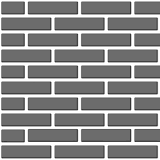
#> input picture brick.png, 160 x 160 px
$ jupyter execute 'nl-means and total variation.ipynb'   (shell and % lines are left out)
#> lines starting #> are read from the running program, lines starting #| are printed output that depends on the picture
[cell 1]
import numpy as np
import cv2
import matplotlib.pyplot as plt

[cell 2]
# reading original image
original_img=cv2.imread('brick.png')
#> original_img is the input picture: shape (160, 160, 3); min 51, max 255, mean 138.5

#converting image to grayscale
try:
    row, col, ch = original_img.shape
#> row = 160; col = 160; ch = 3
    original_img = cv2.cvtColor(img, cv2.COLOR_BGR2GRAY)
except:
    print('Image already grayscale')

[cell 3]
#reading noisy image
img=cv2.imread('brick_noisy.png')
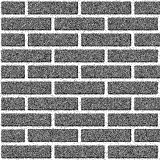
#> input picture brick_noisy.png, 160 x 160 px
#> img is the input picture: shape (160, 160, 3); min 0, max 255, mean 136.8

#converting image to grayscale
try:
    row, col, ch = img.shape
    img = cv2.cvtColor(img, cv2.COLOR_BGR2GRAY)
#> img: shape (160, 160)
except:
    print('Image already grayscale')

[cell 4]
plt.imshow(img, cmap='gray')

## Nl-means

[cell 5]
nl_img = cv2.fastNlMeansDenoising(img, 10, 24, 80)

[cell 6]
fig, ax = plt.subplots(1, 3, figsize=(12,12))

ax[0].imshow(original_img, cmap='gray')
ax[1].imshow(img, cmap='gray')
ax[2].imshow(nl_img, cmap='gray')

ax[0].title.set_text('Original image')
ax[1].title.set_text('Noisy image')
ax[2].title.set_text('Image after Nl-means')
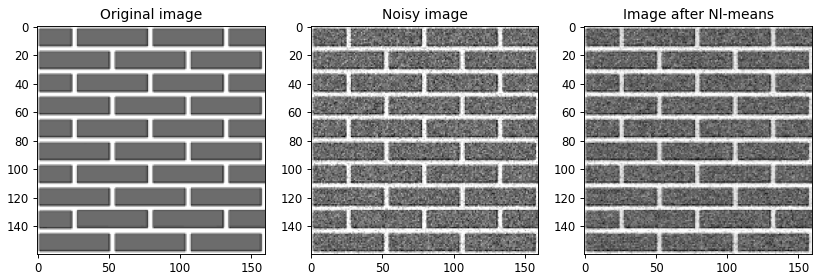
#> figure drawn by matplotlib, 3 panels

## Total variation minimization

In a <b>total variation minimization</b>, the task is to minimize the cost_function defined as:<br>
<center><i>cost_function = norm(current_img - original_img) + lambda*regularization term</i></center>
The first expression in the cost_function ensures that the modified image remains similar to the original image. The regularization term is selected as per the need (for instance, whether image needs to be smoothened, or if the edges needs to be preserved.)
<br><br>
Two different regularization terms are tried out:
<ul>
    <li>cost_func1 (= gradient of image^2): Minimize the change of intensity in image. It smoothens the image</li>
    <li>cost_func2 (= square root(1 + (gradient^2)/(delta^2)) - 1): Huber Penalty. When gradient is very large(near edges), function is linear in gradient. For small value of gradient(smooth region), function is quadratic in gradient. Hence, it preserves edges along with smoothening.</li>
</ul>

[cell 7]
def cost_func1(img, noisy_img, LAMBDA):

    G= np.resize(img, noisy_img.shape)
    diff= np.subtract(G, noisy_img)
    GRAD= np.gradient(G)
    cost= np.sum(np.square(diff)) + LAMBDA * (np.sum(np.square(GRAD[0])) + np.sum(np.square(GRAD[1])))
    return cost

def derivative1(img, noisy_img, LAMBDA):
    G= np.resize(img, noisy_img.shape)
    double_grad= np.add(np.gradient(np.gradient(G, axis=0), axis=0), np.gradient(np.gradient(G, axis=1), axis=1))
    der= 2* np.subtract(np.subtract(G, noisy_img), LAMBDA * double_grad)
    return der

[cell 8]
def cost_func2(g, g0, LAMBDA):

    delta=np.median(np.gradient(g0))

    diff= np.subtract(g, g0)
    GRAD= np.gradient(g)
    GRAD_SQUARED= np.square(GRAD[0]) + np.square(GRAD[1])

    penalty= np.sum(np.sqrt(1+ (1/(delta**2))* GRAD_SQUARED) - 1)
    cost= np.sum(np.square(diff)) + LAMBDA * penalty

    return cost

def derivative2(g, g0, LAMBDA):

    delta=np.median(np.gradient(g0))
    gX=np.gradient(g, axis=0)
    gY=np.gradient(g, axis=1)

    denom= np.sqrt(np.square(gX) + np.square(gY) + delta*delta)

    penalty= (1/delta)*np.add( np.gradient(np.divide(gX, denom), axis=0), np.gradient(np.divide(gY, denom), axis=1))


    der= np.subtract( 2*np.subtract(g, g0), LAMBDA * penalty)

    return der

[cell 9]
def grad_descent(func, der, g0, LAMBDA, MAX_iter=20):
    '''Regular gradient descent. Pass the function to be minimised, its derivative and the initial value'''
#> called with LAMBDA = 0.2, MAX_iter = 20

    g=np.random.rand(g0.shape[0], g0.shape[1])
    step=1

    for iter in range(MAX_iter):

        for i in range(20):
            g_new= np.subtract(g, step*der(g, g0, LAMBDA))
            if func(g_new, g0, LAMBDA)<func(g, g0, LAMBDA):
                g=g_new
                break

            else :
                step=step/2
#> this loop made 20 passes
#> pass 1, in derivative1, `G= np.resize(img, noisy_img.shape)`:
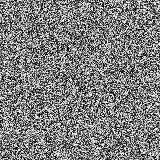
#> G: shape (160, 160) float64; min 7.24e-05, max 1, mean 0.497
#> pass 1, in derivative1, `double_grad= np.add(np.gradient(np.gradient(G, axis=0), axis=0), np.gr..`:
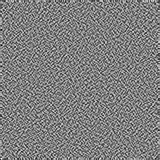
#> double_grad: shape (160, 160) float64; min -1.11, max 1.12, mean 0.00069; drawn with min black and max white
#> pass 1, in derivative1, `der= 2* np.subtract(np.subtract(G, noisy_img), LAMBDA * double_grad)`:
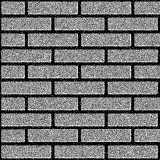
#> der: shape (160, 160) float64; min -510.4, max 1.76, mean -272.7; drawn with min black and max white
#> after the loop:
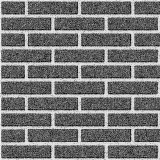
#> g: shape (160, 160) float64; min 18.25, max 277, mean 137.1; drawn with min black and max white

    return g

[cell 10]
tv_img1=grad_descent(cost_func1, derivative1, img, 0.2)
tv_img2=grad_descent(cost_func2, derivative2, img, 20, MAX_iter=40)
#> call 2 of grad_descent, with LAMBDA = 20, MAX_iter = 40
#> the loop in grad_descent (call 2), `for iter in range(MAX_iter): ` made 40 passes
#> pass 1, in derivative2, `gX=np.gradient(g, axis=0)`:
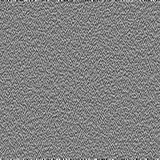
#> gX: shape (160, 160) float64; min -0.96, max 0.933, mean -0.000154; drawn with min black and max white
#> pass 1, in derivative2, `gY=np.gradient(g, axis=1)`:
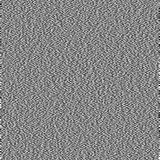
#> gY: shape (160, 160) float64; min -0.965, max 0.872, mean 0.000143; drawn with min black and max white
#> pass 1, in derivative2, `denom= np.sqrt(np.square(gX) + np.square(gY) + delta*delta)`:
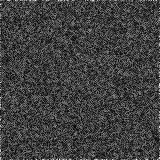
#> denom: shape (160, 160) float64; min 0.00185, max 1.03, mean 0.263; drawn with min black and max white
#> after the loop in grad_descent (call 2), `for iter in range(MAX_iter):`:
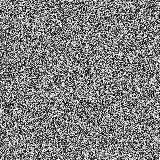
#> g: shape (160, 160) float64; min 0.0002, max 1, mean 0.5

fig, ax = plt.subplots(1,4, figsize=(16, 16))
ax[0].imshow(img, cmap='gray')
ax[1].imshow(nl_img, cmap='gray')
ax[2].imshow(tv_img1, cmap='gray')
ax[3].imshow(tv_img2, cmap='gray')

ax[0].title.set_text('Noisy Image')
ax[1].title.set_text('Nl-means')
ax[2].title.set_text('TV: costfunc1')
ax[3].title.set_text('TV: costfunc2')
